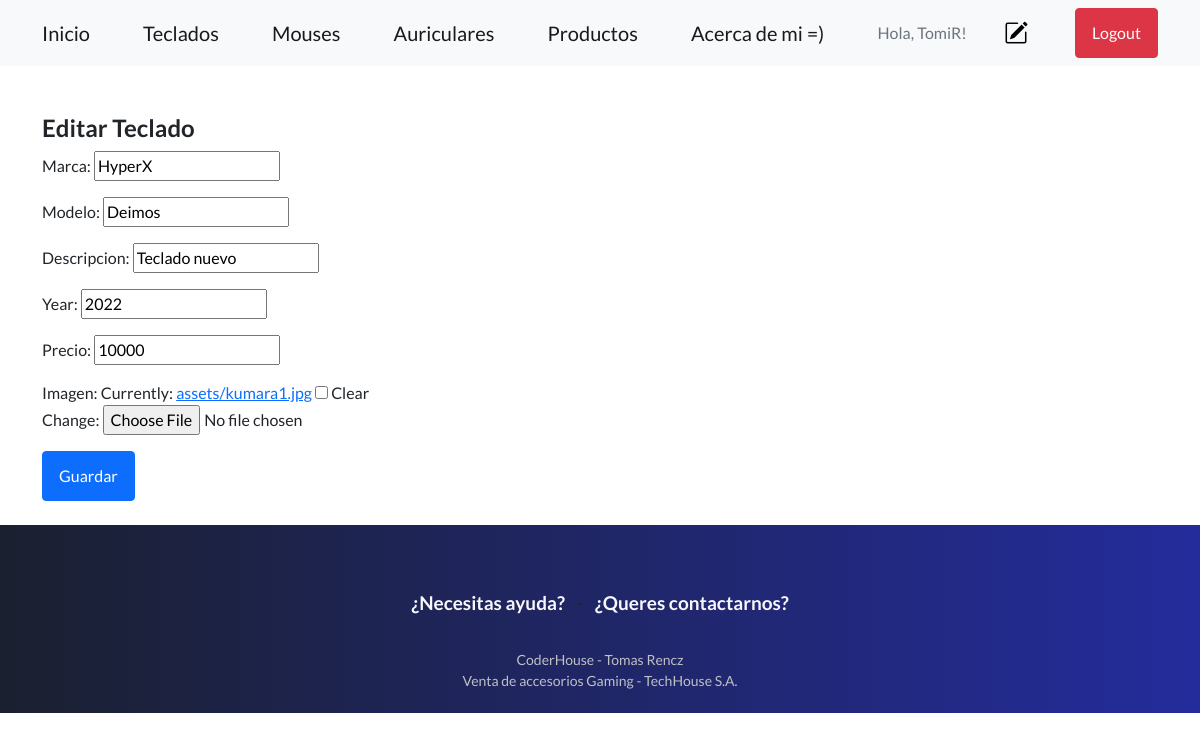
/MyApp/tecladoEdicion/23/ (signed in), run on the app's committed database.
### MyApp/models.py (models this page shows, shortened)
class Accesorio2(models.Model):
    AccesorioSeleccion = (
    ('teclado','Teclados'),
    ('mouse', 'Mouses'),
    ('auricular','Auriculares'),
    )
    usuario = models.ForeignKey(User, on_delete=models.CASCADE, null=True, blank=True)
    accesorio = models.CharField(max_length=30, choices=AccesorioSeleccion)
    marca = models.CharField(max_length=40)
    modelo = models.CharField(max_length=40)
    descripcion = models.CharField(max_length=140)
    year = models.IntegerField()
    precio = models.DecimalField(max_digits=10, decimal_places=0)
    imagen = models.ImageField(null=True, blank=True, upload_to="assets/")

### MyApp/views.py (the view)
# urls.py: path('tecladoEdicion/<int:pk>/', views.TecladoUpdate.as_view(), name='teclado_editar'),
class TecladoUpdate(LoginRequiredMixin, UpdateView):
    model = Accesorio2
    form_class = ActualizacionAccesorio
    success_url = reverse_lazy('Teclados')
    context_object_name = 'teclado'
    template_name = 'tecladoEdicion.html'

### MyApp/forms.py
class ActualizacionAccesorio(forms.ModelForm):
    class Meta:
        model = Accesorio2
        fields = ('marca','modelo','descripcion','year','precio','imagen')

### MyApp/Templates/tecladoEdicion.html
{% extends 'padre.html' %}
{% load static %}
{% block contenidoQueCambia %}
<br>
<br>
{% if user.id == teclado.usuario.id %}
<div class="container">
    <h4>Editar Teclado</h4>
</div>
<div class="container">
    <div class="form-group">
        <form method="post" enctype="multipart/form-data">{% csrf_token %}
            {{ form.as_p }}
            <button type="submit" class="btn btn-primary">Guardar</button>
        </form>
    </div>
</div>
<br>
{% else %}
<div class="container">
<h4>No tienes acceso a esta pagina!</h4>
</div>
{% endif %}
{% endblock %}

### MyApp/Templates/padre.html (shortened to what this page needs)
<!DOCTYPE html>
<html lang="en">
    <head>
        {% load static %}
        <link href="https://cdn.jsdelivr.net/npm/bootstrap-icons@1.5.0/font/bootstrap-icons.css" rel="stylesheet" type="text/css" />
        <link href="{%static 'MyApp/css/styles.css' %}" rel="stylesheet" />
    </head>
    <body>
        <nav class="navbar navbar-light bg-light static-top">
            <div class="container">
                <a class="navbar-brand" href="{% url 'inicio' %}">Inicio</a>
                <a class="navbar-brand" href="{% url 'Teclados' %}">Teclados</a>
                <a class="navbar-brand" href="{% url 'Mouses' %}">Mouses</a>
                <a class="navbar-brand" href="{% url 'Auriculares' %}">Auriculares</a>
                <a class="navbar-brand" href="{% url 'Nuevo' %}">Productos</a>
                <a class="navbar-brand" href="{% url 'acerca_de_mi' %}">Acerca de mi =)</a>
                {% if request.user.is_authenticated %}
                <p class="text-muted mb-4 mb-lg-0">
                    Hola, {{user.username}}!
                </p>
                <a style="color: black; margin-right: 10px;" href="{% url 'editar_perfil' %}">
                    <i class="bi bi-pencil-square fs-4"></i>
                </a>
                <a class="btn btn-danger" href="{% url 'Login' %}">Logout</a>
                {% endif %}
            </div>
        </nav>
        {% block contenidoQueCambia %}
        {% endblock %}
        <footer class="footer bg-dark" style="background: linear-gradient(90deg, rgb(27, 32, 48), rgb(36, 44, 156))">
            <div class="container" style="height: 60px;">
                <div class="row">
                    <div class="h-100 text-center my-auto" style="margin-bottom: 100px">
                        <ul class="list-inline mb-2" style="font-size: 19px;">
                            <li class="list-inline-item"><a href="{% url 'Ayuda' %}" style="color:rgb(247, 247, 252); text-decoration: none;" onmouseover="this.style.color='lightgrey'" onmouseout="this.style.color='rgb(247, 247, 252)'"><b>¿Necesitas ayuda?</b></a></li>
                            <li class="list-inline-item">-</li>
                            <li class="list-inline-item"><a href="{% url 'Contacto' %}" style="color:rgb(247, 247, 252); text-decoration: none;"onmouseover="this.style.color='lightgrey'" onmouseout="this.style.color='rgb(247, 247, 252)'"><b>¿Queres contactarnos?</b></a></li>
                        </ul>
                        <br>
                        <p class="small mb-4 mb-lg-0" style="color: rgb(190, 192, 197);">CoderHouse - Tomas Rencz</p>
                    <p class="small mb-4 mb-lg-0" style="color: rgb(190, 192, 197);">Venta de accesorios Gaming - TechHouse S.A.</p>
            </div>
        </footer>

### data on the page
Accesorio2: marca "HyperX", modelo "Deimos", descripcion "Teclado nuevo", year "2022", precio "10000"

### other printed values
{{ user.username }} "TomiR"
